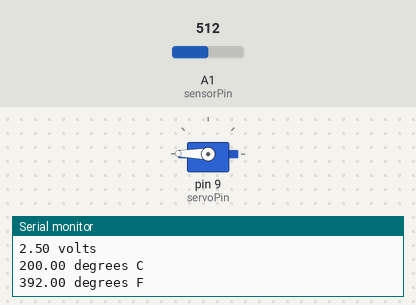
Simulated run of this sketch. Board: Arduino Uno, built with avr-gcc and run on an emulated ATmega328P. On the bench: servo, the last lines printed to the serial monitor. The test bench sets the inputs (shaded band); at power-on: A1 (sensorPin) = 512.

Above: at 4.5 s.
4.6 s: A1 (sensorPin) set to 152
6.2 s: A1 (sensorPin) set to 139
At 9.6 s:
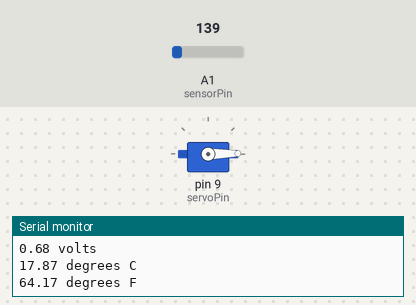
9.7 s: A1 (sensorPin) set to 190
At 10.89 s:
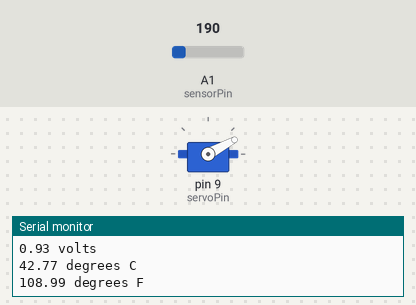
13.4 s: A1 (sensorPin) set to 122
At 14.9 s:
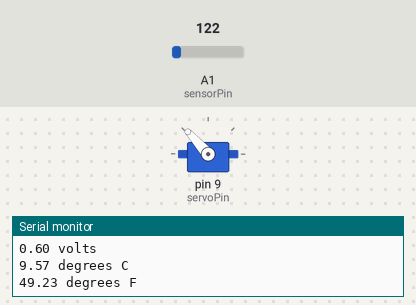
Timing chart, 0 to 18.1 s (numbered marks = the images above; inputs shaded):
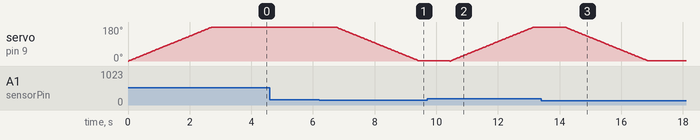

Measured:
- the behaviour switches between 146 and 145 on A1 (sensorPin) (found by bisection; images 0 and 1)

The sketch:

main.ino
```cpp
/*
Greenhouse Controller
*/

#include <Servo.h>

int servoPin = 9;
int sensorPin = 1;
int openTemp = 70; //80.0; //temp where we open the door
bool doorOpen = false;

Servo servo;

int angle = 0;   // servo position in degrees

void setup()
{
  servo.attach(servoPin);
  Serial.begin(9600);
  //analogReference(EXTERNAL);
}


void loop()
{
  int reading = analogRead(sensorPin);
  float voltage = reading * 5.0;
  voltage /= 1024.0;

  Serial.print(voltage); Serial.println(" volts");

  float tempC = (voltage -.5) *100;
  float tempF = (tempC * 9.0 / 5.0) + 32.0;
  Serial.print(tempC); Serial.println(" degrees C");
  Serial.print(tempF); Serial.println(" degrees F");

  if(doorOpen == true && tempF < openTemp)
  {
    close();
    doorOpen = false;
  }
  if(doorOpen == false && tempF >= openTemp)
  {
    open();
    doorOpen = true;
  }

  delay(1000);
}

void open()
{
  // scan from 0 to 180 degrees
  for(angle = 0; angle < 180; angle++)
  {
    servo.write(angle);
    delay(15);
  }
}

void close()
{
  // now scan back from 180 to 0 degrees
  for(angle = 180; angle > 0; angle--)
  {
    servo.write(angle);
    delay(15);
  }
}
```
